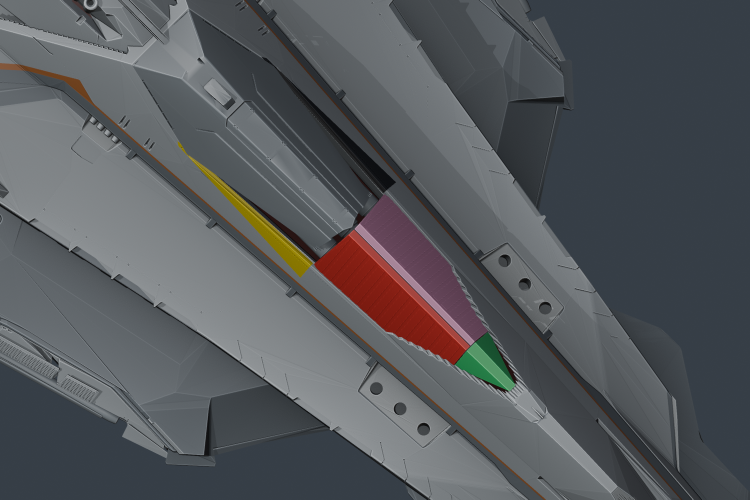
#> input picture docs/review/main-armor-parts-top.png, 1500 x 1000 px, given in place of main-rear-0.00.png, which was not available (shown at 1/2 size)
$ python make_rig_review_sheet.py
#> lines starting #> are read from the running program, lines starting #| are printed output that depends on the picture; pictures that were not available may be replaced by others from this repository, and a replacement may not be noted
"""Assemble web-authored static rig poses into review images (no source footage)."""
from pathlib import Path
from PIL import Image, ImageDraw, ImageFont

root = Path(__file__).resolve().parents[1]
source = root/'work/rig-review'
target = root/'docs/review'
target.mkdir(parents=True, exist_ok=True)
try:
    font = ImageFont.truetype('C:/Windows/Fonts/arial.ttf', 22)
except OSError:
    font = ImageFont.load_default()

def sheet(name, rows, stages, width):
    tile_height = round(width * 2/3)
    header = 35
    canvas = Image.new('RGB', (width*len(stages), (tile_height+header)*len(rows)), '#17212a')
    draw = ImageDraw.Draw(canvas)
    for row, (view, label) in enumerate(rows):
        for col, (stage, stage_label) in enumerate(stages):
            src = Image.open(source/f'{view}-{stage:.2f}.png').convert('RGB')
            src = src.resize((width, tile_height), Image.Resampling.LANCZOS)
            x = col*width; y = row*(tile_height+header)
            canvas.paste(src, (x, y+header))
            draw.text((x+12, y+6), f'{label}   {stage_label}', fill='#e5ecf2', font=font)
    canvas.save(target/name, quality=90, optimize=True, subsampling=0)
    print(target/name)

stages=[(0,'CLOSED'),(.20,'ARMOR CLEARING'),(.34,'BAY CLEAR'),
        (.5,'GUN LIFT'),(.75,'CRADLE RISE'),(1,'SCM READY')]
width=800;tile_height=round(width*2/3);header=35
canvas=Image.new('RGB',(width*3,(tile_height+header)*2),'#17212a');draw=ImageDraw.Draw(canvas)
#> after `canvas = Image.new('RGB', (width * 3, (tile_height + header) * 2), '#1`:
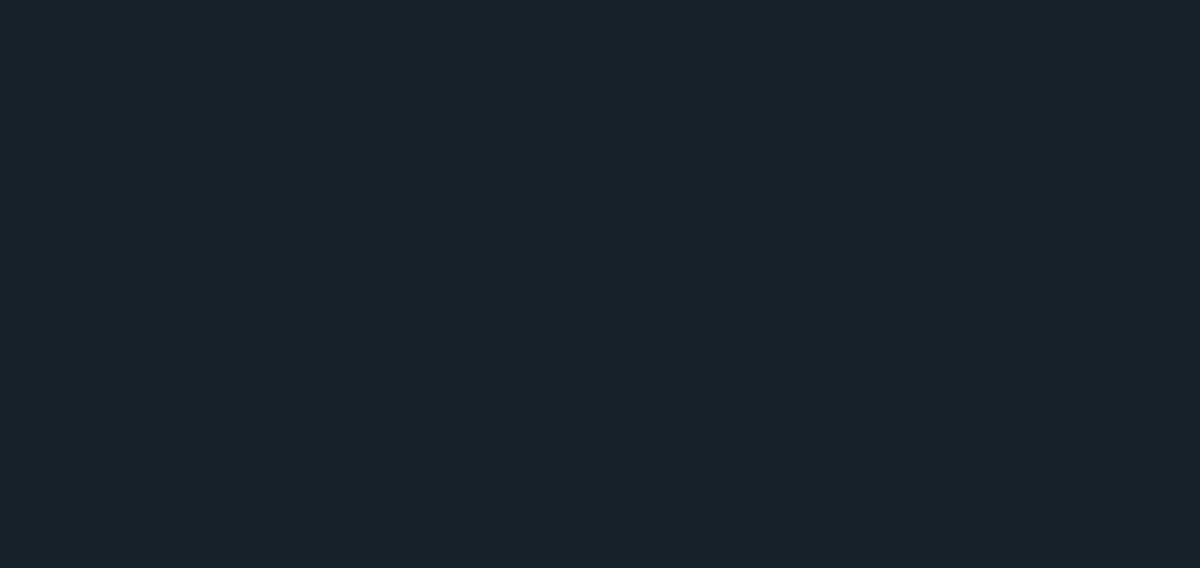
#> canvas: PIL image 2400x1136 RGB (shown at 1/2 size); mean R, G, B 23, 33, 42
for i,(stage,label) in enumerate(stages):
    src=Image.open(source/f'main-rear-{stage:.2f}.png').convert('RGB').resize((width,tile_height),Image.Resampling.LANCZOS)
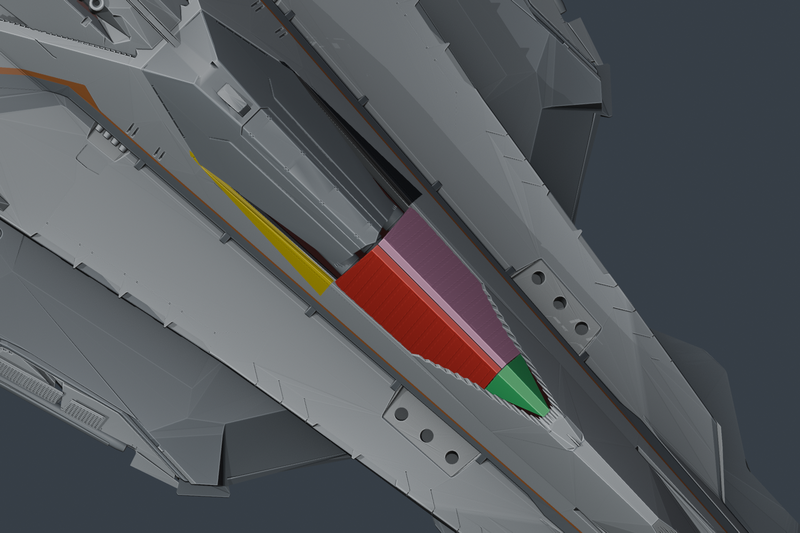
#> src: PIL image 800x533 RGB; mean R, G, B 85.7, 88.5, 92.1
    x=(i%3)*width;y=(i//3)*(tile_height+header)
    canvas.paste(src,(x,y+header));draw.text((x+12,y+6),f'{stage:.0%}   {label}',fill='#e5ecf2',font=font)
#> after `canvas.paste(src, (x, y + header))`:
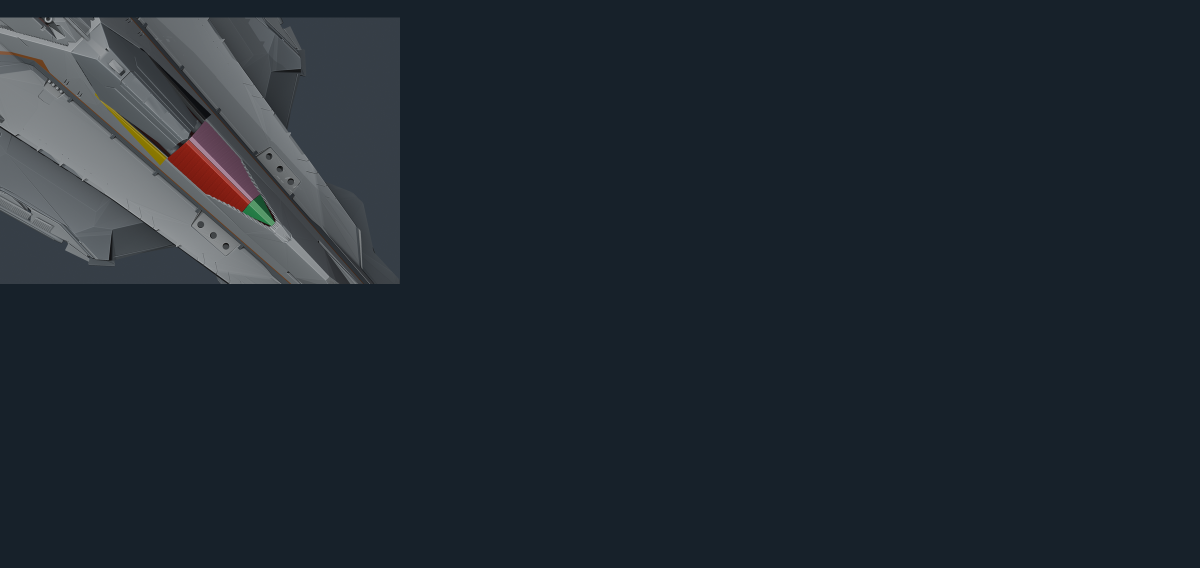
#> canvas: PIL image 2400x1136 RGB (shown at 1/2 size); mean R, G, B 32.8, 41.7, 49.8
#> pass 2 of the loop `for i,(stage,label) in enumerate(stages):`:
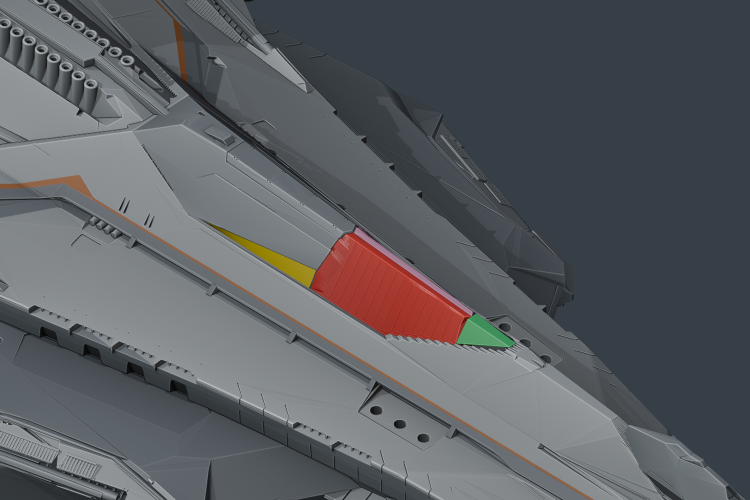
#> input picture docs/review/main-armor-parts.png, 1500 x 1000 px, given in place of main-rear-0.20.png, which was not available (shown at 1/2 size)
#> `src=Image.open(source/f'main-rear-{stage:.2f}.png').convert('RGB').res..`:
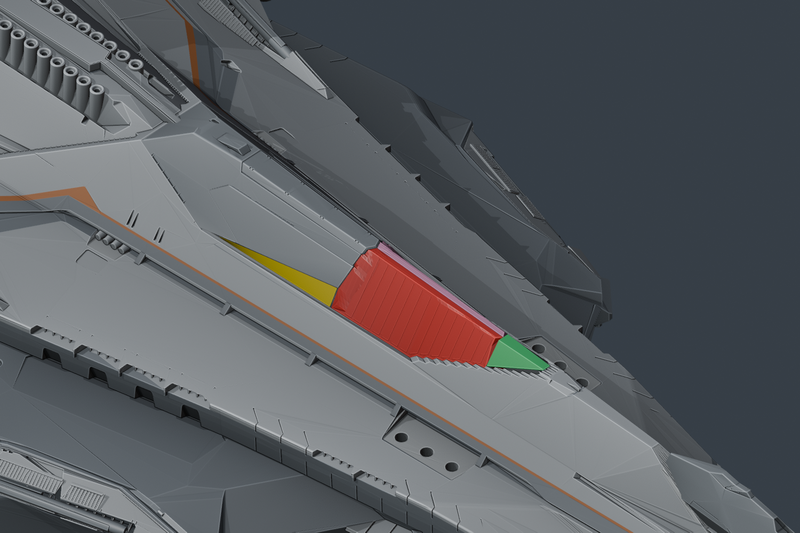
#> src: PIL image 800x533 RGB; mean R, G, B 90.6, 93.5, 97.5
#> `canvas.paste(src, (x, y + header))`:
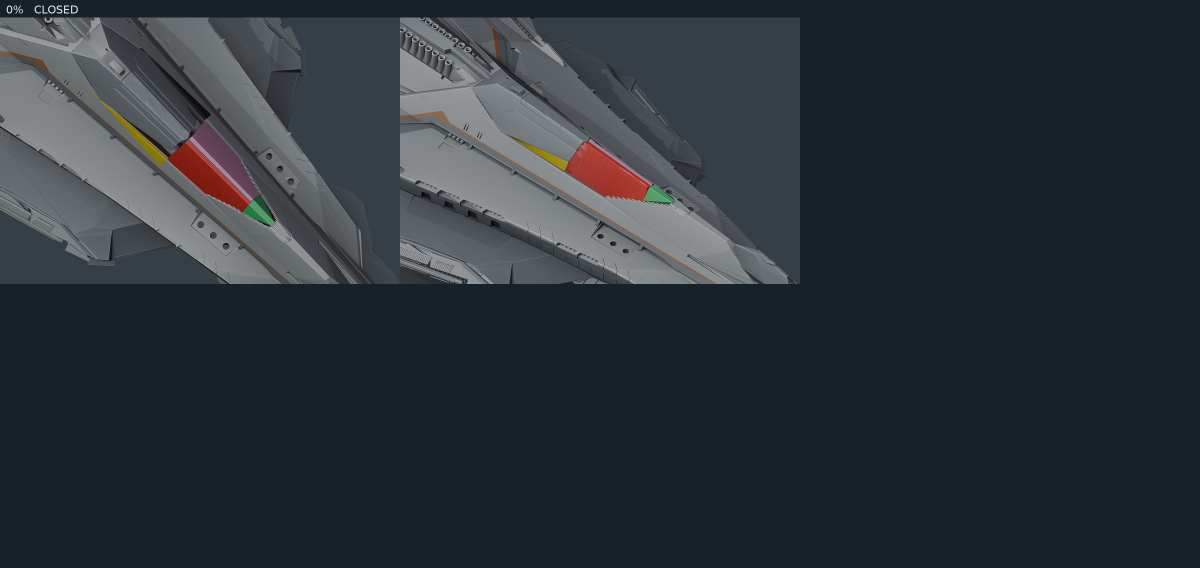
#> canvas: PIL image 2400x1136 RGB (shown at 1/2 size); mean R, G, B 43.4, 51.2, 58.6
#> (the run stopped early here; a loop or call above may not have finished)
